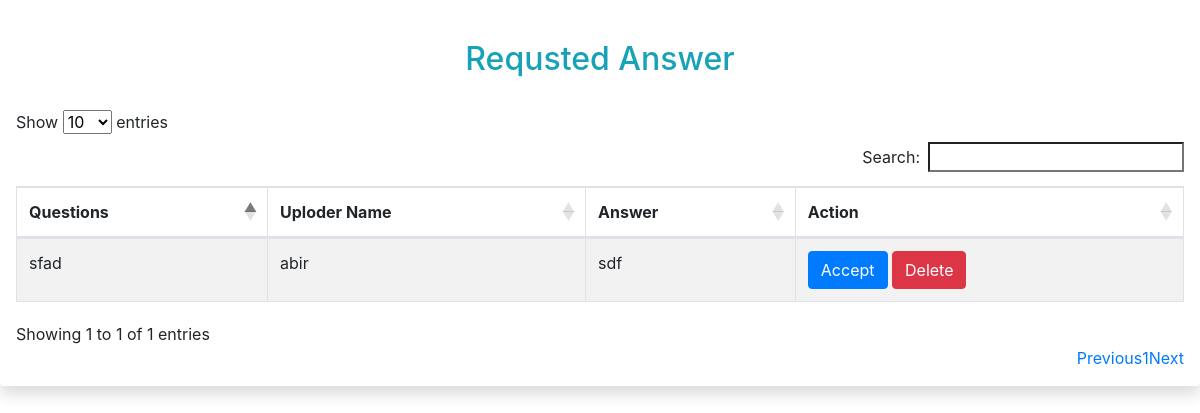
Screenshot of /ans_list.php with the database file from the repository.
### tables this page shows
CREATE TABLE `ans_before_varification` (
  `S_no` int(11) NOT NULL,
  `qs_id` int(11) NOT NULL,
  `qs` varchar(255) NOT NULL,
  `ans_name` varchar(25) NOT NULL,
  `ans` varchar(255) NOT NULL
);

### ans_list.php (the view, shortened to what this page needs)
<?php
include '_dbconnect.php';
$sql = "SELECT *  FROM ans_before_varification";
$result = mysqli_query($con, $sql);
$num1 = mysqli_num_rows($result);
$html = "";
if ($num1 > 0) {
    while ($row = $result->fetch_assoc()) {
        $html = $html  . "<tr>" .
            '<form action="/covid/requestedfile.php" method="POST">' .
            '<td><input hidden type="text" name="id" placeholder="Enter Doctor ID" value="' . $row["S_no"] . '">' . $row["qs"] . " </td>" .
            "<td>" . $row["ans_name"] . "</td>" .
            "<td>" . $row["ans"] . "</td> " .
            '<td>' .
            '<a class="btn btn-primary" href="/EduShare/verify_ans.php?id=' . $row["S_no"] . '">Accept</a> ' .
            '<a class="btn btn-danger" href="/EduShare/delete_ans.php?id=' . $row["S_no"] . '">Delete</a> ' .
            '</td>' .
            '</form>' .
            "</tr>";
    }
}
?>
<!DOCTYPE html>
<html lang="en">
<head>
    <link rel="stylesheet" href="https://cdnjs.cloudflare.com/ajax/libs/twitter-bootstrap/4.5.2/css/bootstrap.css">
    <link rel="stylesheet" href="https://cdn.datatables.net/1.10.23/css/dataTables.bootstrap4.min.css">
</head>
<body>
    <div class="shadow p-3 mb-5 bg-white rounded">
        <h2 class="text-center p-4 text-capitalize text-info">Requsted Answer</h2>
        <table id="example" class="table table-striped table-bordered" style="width:100%">
            <thead>
                <tr>
                    <th>Questions</th>
                    <th>Uploder Name</th>
                    <th>Answer</th>
                    <th>Action</th>
                </tr>
            </thead>
            <tbody>
                <?php
                echo  $html
                ?>
            </tbody>
        </table>
    </div>
</body>
</html>

### rows the page displays
ans_before_varification: qs "sfad", ans_name "abir", ans "sdf"
